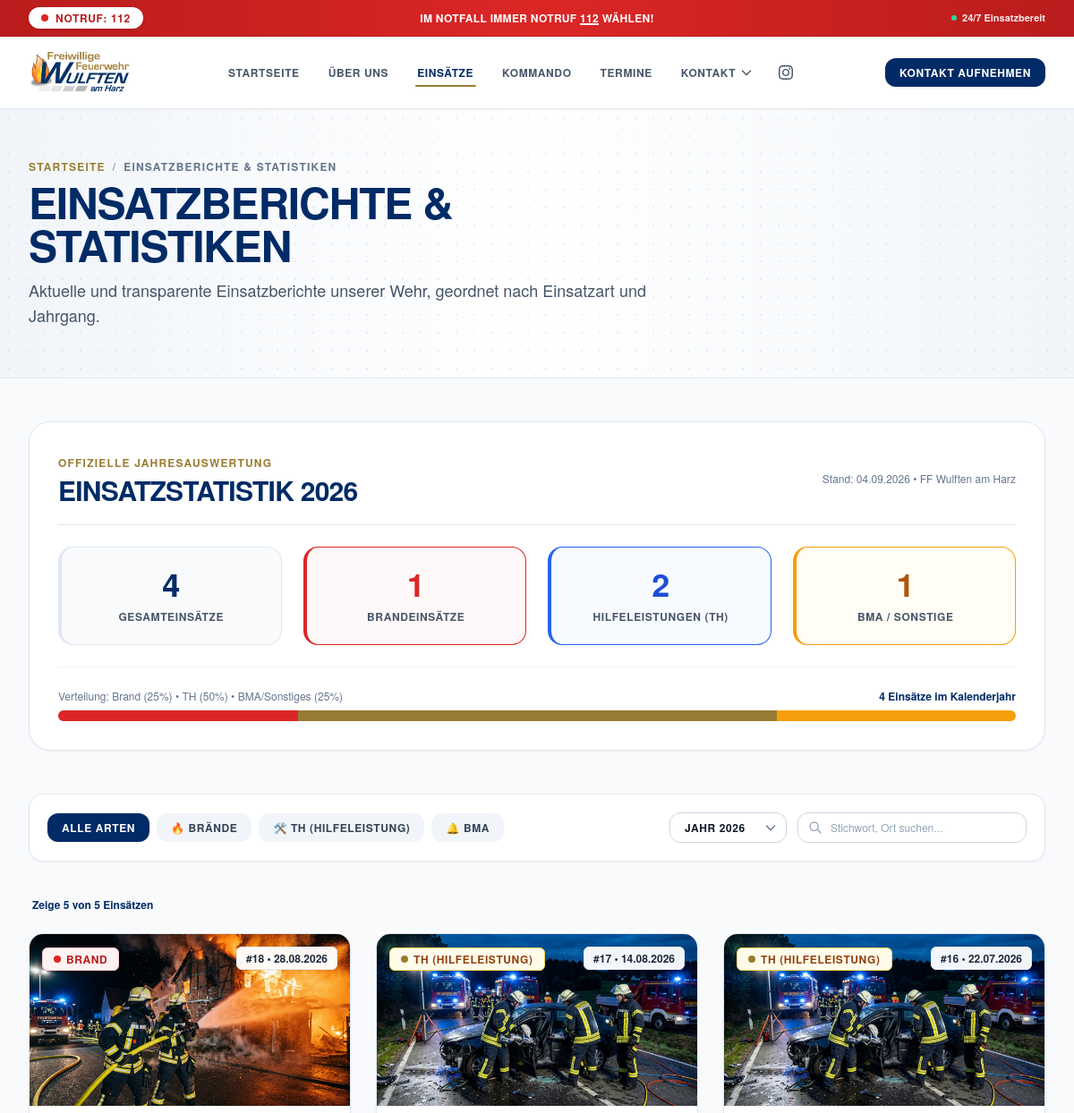
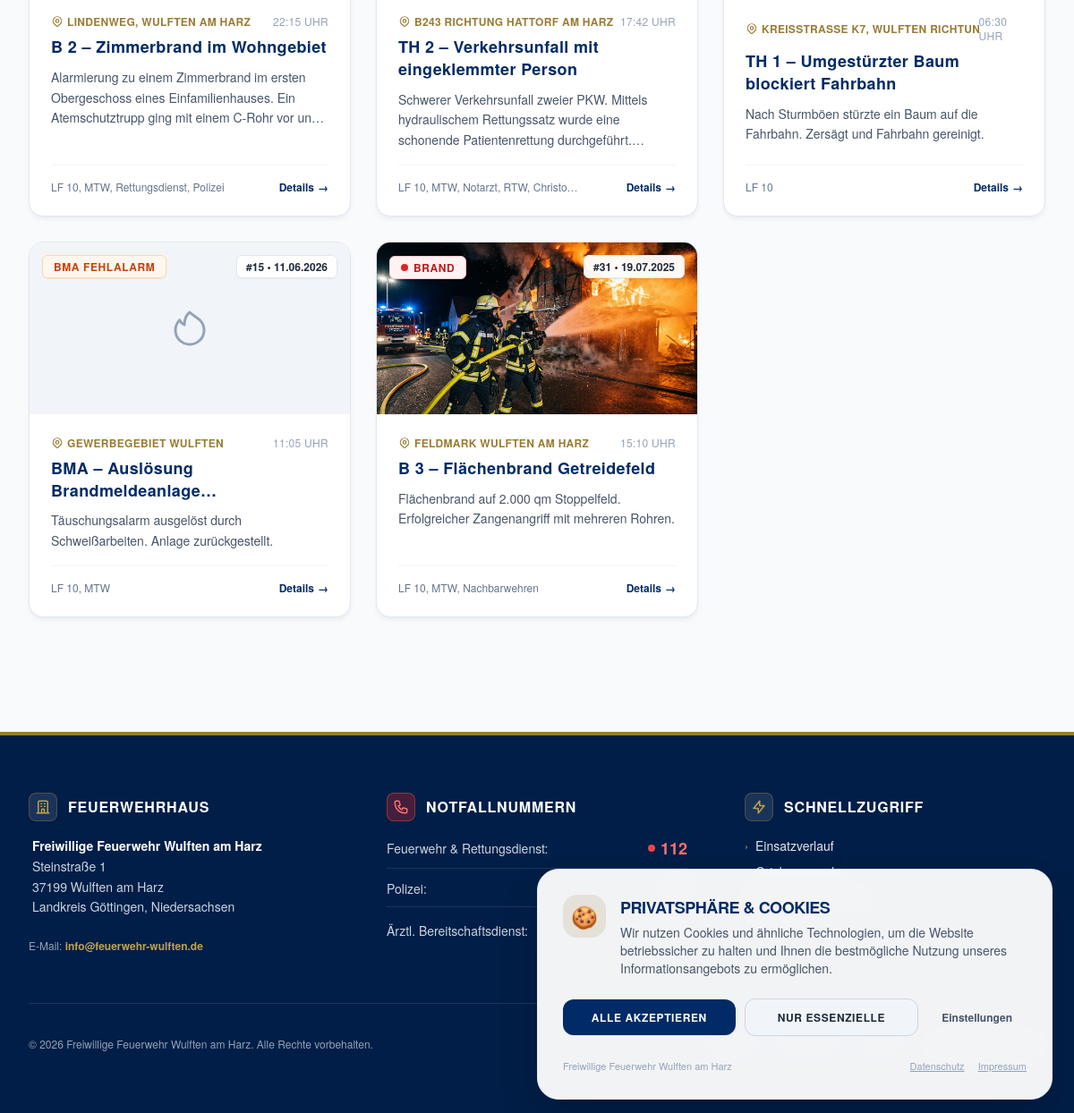
The page /einsaetze.php on the database its author committed (2 pictures, top to bottom).
### tables this page shows
CREATE TABLE seiten_seo (
    id INTEGER PRIMARY KEY AUTOINCREMENT,
    slug VARCHAR(50) NOT NULL UNIQUE,
    page_title VARCHAR(150) NOT NULL,
    meta_description VARCHAR(255) NOT NULL,
    keywords VARCHAR(255),
    banner_title VARCHAR(150),
    banner_intro TEXT,
    og_image VARCHAR(255),
    updated_at DATETIME DEFAULT CURRENT_TIMESTAMP
);

CREATE TABLE einsaetze (
    id INTEGER PRIMARY KEY AUTOINCREMENT,
    year INTEGER NOT NULL,
    incident_number INTEGER NOT NULL,
    title VARCHAR(150) NOT NULL,
    keyword VARCHAR(50) NOT NULL,
    category VARCHAR(20) NOT NULL, -- 'brand', 'th', 'sonstige', 'bma'
    date DATE NOT NULL,
    time TIME NOT NULL,
    location VARCHAR(150) NOT NULL,
    description TEXT NOT NULL,
    image_url VARCHAR(255),
    vehicles VARCHAR(255),
    is_published INTEGER DEFAULT 1,
    created_at DATETIME DEFAULT CURRENT_TIMESTAMP
);

CREATE TABLE system_settings (
    setting_key VARCHAR(50) PRIMARY KEY,
    setting_value TEXT NOT NULL,
    updated_at DATETIME DEFAULT CURRENT_TIMESTAMP
);

### einsaetze.php (the view, shortened to what the rows shown need)
<?php
require_once __DIR__ . '/src/Helpers.php';
$db = Database::getConnection();
$seo = getPageSeo('einsaetze');
$stmt = $db->query('SELECT * FROM einsaetze WHERE is_published = 1 ORDER BY date DESC, time DESC');
$alleEinsaetze = $stmt->fetchAll();
$stmtYears = $db->query('SELECT DISTINCT year FROM einsaetze WHERE is_published = 1 ORDER BY year DESC');
$jahre = $stmtYears->fetchAll(PDO::FETCH_COLUMN);
$currentYear = (int)date('Y');
$latestYear = !empty($jahre) ? (int)$jahre[0] : $currentYear;
$statsYear = (int)($_GET['year'] ?? $latestYear);
require_once __DIR__ . '/includes/header.php';
require_once __DIR__ . '/includes/banner.php';
?>
<div class="max-w-7xl mx-auto px-4 sm:px-6 lg:px-8 py-12">
  <section class="light-panel rounded-3xl p-6 sm:p-8 mb-12 border border-slate-200 shadow-sm">
    <div class="flex flex-col sm:flex-row sm:items-center justify-between gap-4 border-b border-slate-200 pb-5 mb-6">
      <div>
        <h2 class="text-2xl sm:text-3xl font-extrabold text-navy uppercase tracking-tight mt-0.5">
          Einsatzstatistik <?= $statsYear ?>
        </h2>
      </div>
    </div>
  </section>
  <div id="einsaetze-grid" class="tile-grid">
    <?php foreach ($alleEinsaetze as $einsatz): ?>
      <article
        class="einsatz-card light-tile rounded-2xl overflow-hidden flex flex-col justify-between group transition-all duration-300"
        data-cat="<?= e(strtolower($einsatz['category'])) ?>"
        data-year="<?= (int)$einsatz['year'] ?>"
      >
        <div class="relative h-48 w-full overflow-hidden bg-slate-100">
          <?php if (!empty($einsatz['image_url'])): ?>
            <img src="<?= e($einsatz['image_url']) ?>" alt="<?= e($einsatz['title']) ?>" class="w-full h-full object-cover group-hover:scale-105 transition-transform duration-500">
          <?php else: ?>
            <div class="w-full h-full flex items-center justify-center bg-slate-100 text-slate-400">
              <svg class="w-12 h-12" fill="none" stroke="currentColor" viewBox="0 0 24 24"><path stroke-linecap="round" stroke-linejoin="round" stroke-width="1.5" d="M17.657 18.657A8 8 0 016.343 7.343S7 9 9 10c0-2 .5-5 2.986-7C14 5 16.09 5.777 17.656 7.343A7.975 7.975 0 0120 13a7.975 7.975 0 01-2.343 5.657z"/></svg>
            </div>
          <?php endif; ?>
          <div class="absolute top-3.5 left-3.5">
            <?= getCategoryBadge($einsatz['category']) ?>
          </div>
          <div class="absolute top-3.5 right-3.5 text-xs font-semibold text-slate-800 bg-white/95 px-2.5 py-1 rounded-md shadow-sm border border-slate-200">
            #<?= (int)$einsatz['incident_number'] ?> • <?= formatDateGerman($einsatz['date']) ?>
          </div>
        </div>
        <div class="p-6 flex-1 flex flex-col justify-between">
          <div>
            <div class="flex items-center justify-between text-xs font-semibold text-sand mb-2 uppercase tracking-wide">
              <span class="truncate flex items-center gap-1">
                <?= e($einsatz['location']) ?>
              </span>
              <span class="text-slate-400 font-normal"><?= formatTimeGerman($einsatz['time']) ?></span>
            </div>
            <h3 class="text-lg font-bold text-navy mb-2.5 group-hover:text-sand-dark transition line-clamp-2 leading-snug">
              <?= e($einsatz['title']) ?>
            </h3>
            <p class="text-sm text-slate-600 line-clamp-3 leading-relaxed mb-4 font-light">
              <?= e($einsatz['description']) ?>
            </p>
          </div>
          <div class="pt-4 border-t border-slate-100 flex items-center justify-between text-xs">
            <span class="text-slate-500 truncate max-w-[65%] font-medium">
              <?= !empty($einsatz['vehicles']) ? e($einsatz['vehicles']) : 'FF Wulften' ?>
            </span>
            <a href="/einsatz-detail.php?id=<?= $einsatz['id'] ?>" class="text-navy font-bold hover:text-sand inline-flex items-center gap-1 group-hover:translate-x-1 transition flex-shrink-0">
              Details <span>&rarr;</span>
            </a>
          </div>
        </div>
      </article>
    <?php endforeach; ?>
  </div>
</div>
<?php require_once __DIR__ . '/includes/footer.php'; ?>

### includes/banner.php (shortened to what the rows shown need)
<?php
$bannerTitle = $bannerTitle ?? ($seo['banner_title'] ?? 'FF Wulften am Harz');
$bannerIntro = $bannerIntro ?? ($seo['banner_intro'] ?? 'Ehrenamtlich und verlässlich im Einsatz für die Bürgerinnen und Bürger.');
?>
<section class="relative py-12 sm:py-14 bg-gradient-to-r from-slate-100 via-white to-slate-100 border-b border-slate-200 overflow-hidden">
  <div class="relative max-w-7xl mx-auto px-4 sm:px-6 lg:px-8">
    <div class="max-w-3xl">
      <div class="flex items-center gap-2 text-xs font-bold text-sand uppercase tracking-widest mb-2">
        <a href="/index.php" class="hover:text-navy transition">Startseite</a>
        <span class="text-slate-400">/</span>
        <span class="text-slate-500 font-semibold"><?= e($bannerTitle) ?></span>
      </div>
      <h1 class="text-3xl sm:text-4xl lg:text-5xl font-extrabold uppercase text-navy tracking-tight leading-tight mb-3">
        <?= e($bannerTitle) ?>
      </h1>
      <p class="text-slate-600 text-sm sm:text-base lg:text-lg leading-relaxed font-light">
        <?= e($bannerIntro) ?>
      </p>
    </div>
  </div>
</section>

### src/Helpers.php (shortened to what the rows shown need)
<?php
function e(?string $value): string {
    return htmlspecialchars($value ?? '', ENT_QUOTES | ENT_SUBSTITUTE, 'UTF-8');
}
function getSetting(string $key, string $default = ''): string {
    try {
        $db = Database::getConnection();
        $stmt = $db->prepare('SELECT setting_value FROM system_settings WHERE setting_key = ?');
        $stmt->execute([$key]);
        $val = $stmt->fetchColumn();
        return ($val !== false) ? (string)$val : $default;
    } catch (Throwable $t) {
        return $default;
    }
}
function getPageSeo(string $slug): array {
    try {
        $db = Database::getConnection();
        $stmt = $db->prepare('SELECT * FROM seiten_seo WHERE slug = ? LIMIT 1');
        $stmt->execute([$slug]);
        $row = $stmt->fetch();
        if ($row) {
            return $row;
        }
    } catch (Throwable $t) {}
    return [
        'slug' => $slug,
        'page_title' => 'Freiwillige Feuerwehr Wulften am Harz',
        'meta_description' => 'Offizielle Webseite der Freiwilligen Feuerwehr Wulften am Harz',
        'keywords' => 'Feuerwehr Wulften am Harz, Notruf 112',
        'banner_title' => 'FF Wulften am Harz',
        'banner_intro' => 'Ehrenamtlich und verlässlich im Einsatz für unsere Gemeinde.'
    ];
}
function formatDateGerman(?string $dateStr): string {
    $timestamp = strtotime($dateStr);
    return date('d.m.Y', $timestamp);
}
function formatTimeGerman(?string $timeStr): string {
    $parts = explode(':', $timeStr);
    return $parts[0] . ':' . ($parts[1] ?? '00') . ' Uhr';
}
function getCategoryBadge(string $category): string {
    $cat = strtolower($category);
    switch ($cat) {
        case 'brand':
            return '<span class="inline-flex items-center px-3 py-1 rounded-md text-xs font-bold uppercase tracking-wider bg-red-50 text-red-700 border border-red-200 shadow-sm"><span class="w-2 h-2 rounded-full bg-red-600 animate-pulse mr-1.5"></span>Brand</span>';
        case 'th':
            return '<span class="inline-flex items-center px-3 py-1 rounded-md text-xs font-bold uppercase tracking-wider bg-amber-50 text-amber-800 border border-amber-300 shadow-sm"><span class="w-2 h-2 rounded-full bg-[#997c33] mr-1.5"></span>TH (Hilfeleistung)</span>';
        case 'bma':
            return '<span class="inline-flex items-center px-3 py-1 rounded-md text-xs font-bold uppercase tracking-wider bg-orange-50 text-orange-700 border border-orange-200 shadow-sm">BMA Fehlalarm</span>';
    }
}

### includes/footer.php (shortened to what the rows shown need)
  </main>
  <footer class="bg-[#001e47] text-slate-200 mt-20 relative border-t-4 border-sand">
    <div class="max-w-7xl mx-auto px-4 sm:px-6 lg:px-8 py-16">
      <div class="grid grid-cols-1 md:grid-cols-3 gap-12 lg:gap-16">
        <div class="space-y-4">
          <div class="pt-2 text-xs text-slate-400">
            <span>E-Mail: </span>
            <a href="mailto:<?= e(getSetting('contact_email', 'info@feuerwehr-wulften.de')) ?>" class="text-sand-light hover:underline font-semibold">
              <?= e(getSetting('contact_email', 'info@feuerwehr-wulften.de')) ?>
            </a>
          </div>
        </div>
      </div>
    </div>
  </footer>
</body>
</html>

### rows shown on the page
seiten_seo: banner_intro "Aktuelle und transparente Einsatzberichte unserer Wehr, geordnet nach Einsatzart und Jahrgang."
einsaetze: image_url (picture), category "brand" (drawn), incident_number "18", date "28.08.2026", location "LINDENWEG, WULFTEN AM HARZ", time "22:15 UHR", title "B 2 – Zimmerbrand im Wohngebiet", description "Alarmierung zu einem Zimmerbrand im ersten Obergeschoss eines Einfamilienhauses. Ein Atemschutztrupp ging mit einem C-Rohr vor…", vehicles "LF 10, MTW, Rettungsdienst, Polizei"
einsaetze: image_url (picture), category "th" (drawn), incident_number "17", date "14.08.2026", location "B243 RICHTUNG HATTORF AM HARZ", time "17:42 UHR", title "TH 2 – Verkehrsunfall mit eingeklemmter Person", description "Schwerer Verkehrsunfall zweier PKW. Mittels hydraulischem Rettungssatz wurde eine schonende Patientenrettung…", vehicles "LF 10, MTW, Notarzt, RTW, Christo…"
einsaetze: image_url (picture), category "th" (drawn), incident_number "16", date "22.07.2026", location "KREISSTRASSE K7, WULFTEN RICHT…", time "06:30 UHR", title "TH 1 – Umgestürzter Baum blockiert Fahrbahn", description "Nach Sturmböen stürzte ein Baum auf die Fahrbahn. Zersägt und Fahrbahn gereinigt.", vehicles "LF 10"
einsaetze: category "BMA FEHLALARM", incident_number "15", date "11.06.2026", location "GEWERBEGEBIET WULFTEN", time "11:05 UHR", title "BMA – Auslösung…", description "Täuschungsalarm ausgelöst durch Schweißarbeiten. Anlage zurückgestellt.", vehicles "LF 10, MTW"
einsaetze: image_url (picture), category "brand" (drawn), incident_number "31", date "19.07.2025", location "FELDMARK WULFTEN AM HARZ", time "15:10 UHR", title "B 3 – Flächenbrand Getreidefeld", description "Flächenbrand auf 2.000 qm Stoppelfeld. Erfolgreicher Zangenangriff mit mehreren Rohren.", vehicles "LF 10, MTW, Nachbarwehren"
system_settings: setting_value "info@feuerwehr-wulften.de"

### other values the page prints
$bannerTitle "EINSATZBERICHTE & STATISTIKEN"
$statsYear "2026"
$stats['total'] "4"
$stats['count_brand'] "1"
$stats['count_th'] "2"
$pctBrand "25"
$pctTh "50"
$pctOther "25"
